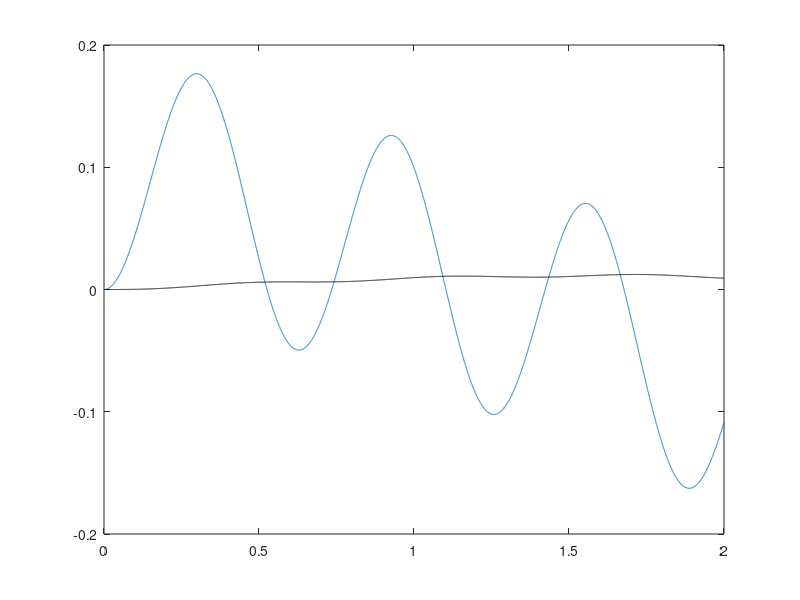

Source code (MATLAB):

clear
clc
close all
m1 = 10; % mass
k1 = 1; % spring constant
c1 = 1; % damping constant
m2 = 10;
k2 = 1;
c2 = 1;
Xin = @(t)(10*sin(10*t)); % External exiting displacement;
%F = @(t) (0);
Vin = @(t)(-100*cos(10*t));

x1(1) = 0;
v1(1) = 0;

x2(1) = 0;
v2(1) = 0;

dt = 0.0002;
t(1) = 0;

for n = 2:10000
    
    % For first mass 
    t(n) = (n-1)*dt;
    
    % Calculating Displacement
    x1(n) = x1(n-1) + dt*v1(n-1);
    
    % Calculating acceleration 
    acc1 = ( v1(n-1)*(c1+c2) + x1(n-1)*(k1+k2) - c2*v2(n-1) - k2*x2(n-1) - c1*Vin(t(n-1)) - k1*Xin(t(n-1)) )/m1;
    
    % Calculating Velocity
    v1(n) = v1(n-1) + dt*( acc1 );
    
    acc1(n) = acc1;
    f1(n) = m1*acc1(n); % Calculating Forces on first mass
    
    %
    % For second mass
    
    % Calculating Displacement
    x2(n) = x2(n-1) + dt*v2(n-1);
    
    % Calculating Acceleration
    acc2 = ( -c2*v2(n-1) -k2*x2(n-1) + k2*x1(n-1) + c2*v1(n-1) ) /m2;
    
    % Calculating Velocity
    v2(n) = v2(n-1) + dt*( acc2 );
    
    acc2(n) = acc2;
    f2(n) = m2*acc2(n); % Calculating Force on second mass
    
    
end


plot(t,x1);
hold on 
plot(t,x2,'k')

%figure(2);
%plot(t,acc2, 'r');
%figure(3);
%plot(t,v2, 'g');
%figure(4)
%plot(t,f2,'y');
